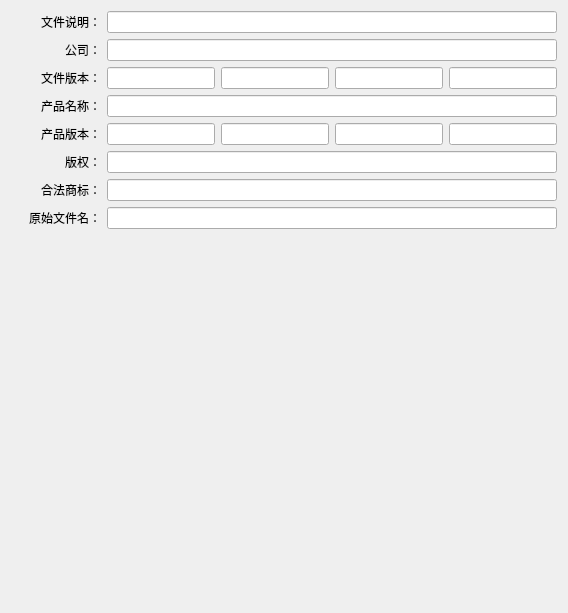
       <widget class="QWidget" name="tab_file_ver_info">
        <property name="toolTip">
         <string>需要在&quot;生成控制&quot;中勾选&quot;将文件信息写入生成的可执行文件&quot;，此设置才生效。
生成的可执行文件的附加信息，即鼠标悬停于exe文件上显示的信息，以及exe文件属性中的详细信息。</string>
        </property>
        <attribute name="title">
         <string>附加信息</string>
        </attribute>
        <layout class="QVBoxLayout" name="verticalLayout_7">
         <item>
          <layout class="QHBoxLayout" name="horizontalLayout_23">
           <item>
            <widget class="QLabel" name="label_12">
             <property name="minimumSize">
              <size>
               <width>90</width>
               <height>0</height>
              </size>
             </property>
             <property name="text">
              <string>文件说明：</string>
             </property>
             <property name="alignment">
              <set>Qt::AlignRight|Qt::AlignTrailing|Qt::AlignVCenter</set>
             </property>
            </widget>
           </item>
           <item>
            <widget class="QLineEdit" name="le_file_description"/>
           </item>
          </layout>
         </item>
         <item>
          <layout class="QHBoxLayout" name="horizontalLayout_24">
           <item>
            <widget class="QLabel" name="label_25">
             <property name="minimumSize">
              <size>
               <width>90</width>
               <height>0</height>
              </size>
             </property>
             <property name="text">
              <string>公司：</string>
             </property>
             <property name="alignment">
              <set>Qt::AlignRight|Qt::AlignTrailing|Qt::AlignVCenter</set>
             </property>
            </widget>
           </item>
           <item>
            <widget class="QLineEdit" name="le_company_name"/>
           </item>
          </layout>
         </item>
         <item>
          <layout class="QHBoxLayout" name="horizontalLayout_25">
           <item>
            <widget class="QLabel" name="label_19">
             <property name="minimumSize">
              <size>
               <width>90</width>
               <height>0</height>
              </size>
             </property>
             <property name="text">
              <string>文件版本：</string>
             </property>
             <property name="alignment">
              <set>Qt::AlignRight|Qt::AlignTrailing|Qt::AlignVCenter</set>
             </property>
            </widget>
           </item>
           <item>
            <layout class="QHBoxLayout" name="horizontalLayout_10">
             <item>
              <widget class="QLineEdit" name="le_file_version_0"/>
             </item>
             <item>
              <widget class="QLineEdit" name="le_file_version_1"/>
             </item>
             <item>
              <widget class="QLineEdit" name="le_file_version_2"/>
             </item>
             <item>
              <widget class="QLineEdit" name="le_file_version_3"/>
             </item>
            </layout>
           </item>
          </layout>
         </item>
         <item>
          <layout class="QHBoxLayout" name="horizontalLayout_26">
           <item>
            <widget class="QLabel" name="label_20">
             <property name="minimumSize">
              <size>
               <width>90</width>
               <height>0</height>
              </size>
             </property>
             <property name="text">
              <string>产品名称：</string>
             </property>
             <property name="alignment">
              <set>Qt::AlignRight|Qt::AlignTrailing|Qt::AlignVCenter</set>
             </property>
            </widget>
           </item>
           <item>
            <widget class="QLineEdit" name="le_product_name"/>
           </item>
          </layout>
         </item>
         <item>
          <layout class="QHBoxLayout" name="horizontalLayout_27">
           <item>
            <widget class="QLabel" name="label_21">
             <property name="minimumSize">
              <size>
               <width>90</width>
               <height>0</height>
              </size>
             </property>
             <property name="text">
              <string>产品版本：</string>
             </property>
             <property name="alignment">
              <set>Qt::AlignRight|Qt::AlignTrailing|Qt::AlignVCenter</set>
             </property>
            </widget>
           </item>
           <item>
            <layout class="QHBoxLayout" name="horizontalLayout_22">
             <item>
              <widget class="QLineEdit" name="le_product_version_0"/>
             </item>
             <item>
              <widget class="QLineEdit" name="le_product_version_1"/>
             </item>
             <item>
              <widget class="QLineEdit" name="le_product_version_2"/>
             </item>
             <item>
              <widget class="QLineEdit" name="le_product_version_3"/>
             </item>
            </layout>
           </item>
          </layout>
         </item>
         <item>
          <layout class="QHBoxLayout" name="horizontalLayout_28">
           <item>
            <widget class="QLabel" name="label_22">
             <property name="minimumSize">
              <size>
               <width>90</width>
               <height>0</height>
              </size>
             </property>
             <property name="text">
              <string>版权：</string>
             </property>
             <property name="alignment">
              <set>Qt::AlignRight|Qt::AlignTrailing|Qt::AlignVCenter</set>
             </property>
            </widget>
           </item>
           <item>
            <widget class="QLineEdit" name="le_legal_copyright"/>
           </item>
          </layout>
         </item>
         <item>
          <layout class="QHBoxLayout" name="horizontalLayout_29">
           <item>
            <widget class="QLabel" name="label_23">
             <property name="minimumSize">
              <size>
               <width>90</width>
               <height>0</height>
              </size>
             </property>
             <property name="text">
              <string>合法商标：</string>
             </property>
             <property name="alignment">
              <set>Qt::AlignRight|Qt::AlignTrailing|Qt::AlignVCenter</set>
             </property>
            </widget>
           </item>
           <item>
            <widget class="QLineEdit" name="le_legal_trademarks"/>
           </item>
          </layout>
         </item>
         <item>
          <layout class="QHBoxLayout" name="horizontalLayout_30">
           <item>
            <widget class="QLabel" name="label_24">
             <property name="minimumSize">
              <size>
               <width>90</width>
               <height>0</height>
              </size>
             </property>
             <property name="text">
              <string>原始文件名：</string>
             </property>
             <property name="alignment">
              <set>Qt::AlignRight|Qt::AlignTrailing|Qt::AlignVCenter</set>
             </property>
            </widget>
           </item>
           <item>
            <widget class="QLineEdit" name="le_original_filename"/>
           </item>
          </layout>
         </item>
         <item>
          <spacer name="verticalSpacer">
           <property name="orientation">
            <enum>Qt::Vertical</enum>
           </property>
           <property name="sizeHint" stdset="0">
            <size>
             <width>20</width>
             <height>373</height>
            </size>
           </property>
          </spacer>
         </item>
        </layout>
       </widget>
